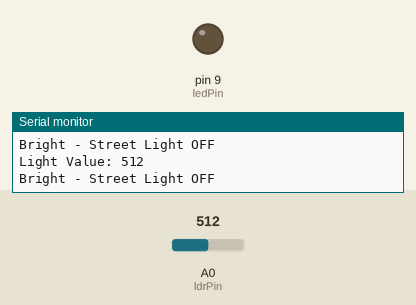
A sketch run on a simulated Arduino Uno, built with avr-gcc and run on an emulated ATmega328P. Shown: output pins drawn as LEDs (lit = HIGH), the last lines printed to the serial monitor. The test bench sets the inputs (shaded band); at power-on: A0 (ldrPin) = 512.

Above: at 1.8 s.
1.9 s: A0 (ldrPin) set to 488
At 3.0 s:
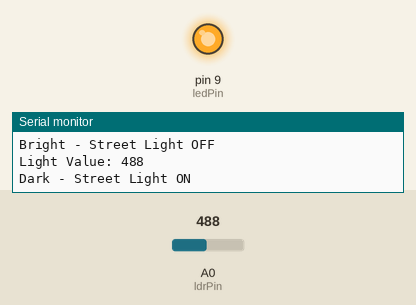
3.5 s: A0 (ldrPin) set to 510
At 4.6 s:
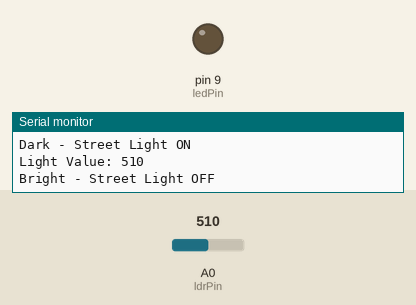
5.5 s: A0 (ldrPin) set to 490
At 7.3 s:
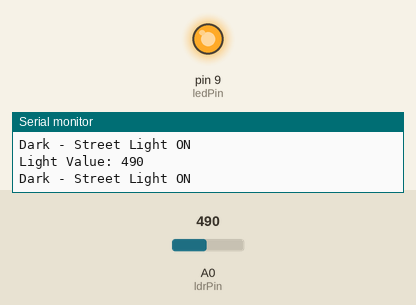
Timing chart, 0 to 8.8 s (numbered marks = the images above; inputs shaded):
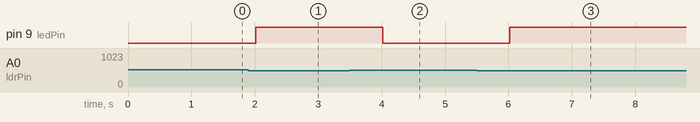

The sketch:

automatic_street_light.ino
```cpp
// Arduino Automatic Street Light Simulation
// LDR detects light intensity and controls an LED

const int ldrPin = A0;
const int ledPin = 9;

int lightValue;
int threshold = 500;

void setup() {
  pinMode(ledPin, OUTPUT);
  Serial.begin(9600);

  Serial.println("Automatic Street Light Simulation");
}

void loop() {
  lightValue = analogRead(ldrPin);

  Serial.print("Light Value: ");
  Serial.println(lightValue);

  if (lightValue < threshold) {
    digitalWrite(ledPin, HIGH);
    Serial.println("Dark - Street Light ON");
  }
  else {
    digitalWrite(ledPin, LOW);
    Serial.println("Bright - Street Light OFF");
  }

  delay(1000);
}
```

Measured:
- the behaviour switches between 500 and 499 on A0 (ldrPin) (found by bisection; images 0 and 1)
- after the input at 1.9 s, pin 9 (ledPin): LOW → HIGH after 0.12 s
- after the input at 3.5 s, pin 9 (ledPin): HIGH → LOW after 0.52 s
- after the input at 5.5 s, pin 9 (ledPin): LOW → HIGH after 0.52 s
